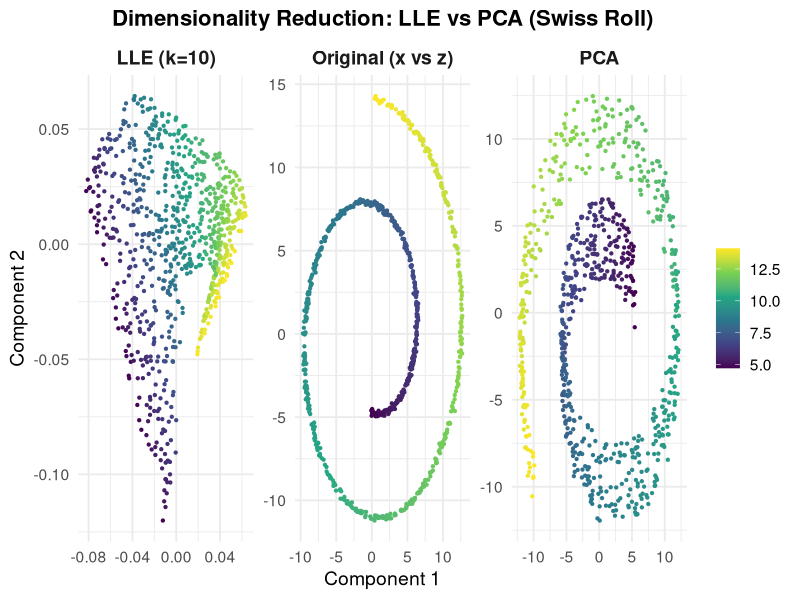

Write the R code that produced this figure.
# ---- Dimensionality Reduction: LLE vs PCA on Swiss Roll (R) ----
# install.packages("ggplot2")  # run once if needed
library(ggplot2)

# ---------------------------
# Generate Swiss Roll data (same generator as lesson)
# ---------------------------
generate_swiss_roll <- function(n_samples = 1500, noise = 0.05, seed = 42) {
  set.seed(seed)
  t <- 1.5 * pi * (1 + 2 * runif(n_samples))
  h <- 21 * runif(n_samples)
  X <- cbind(
    x = t * cos(t) + rnorm(n_samples, sd = noise),
    y = h           + rnorm(n_samples, sd = noise),
    z = t * sin(t) + rnorm(n_samples, sd = noise)
  )
  list(X = X, color = t)  # continuous color, same as lesson
}

# --- Task-specific settings (only differences from lesson) ---
n_samples <- 800
noise <- 0.1
swiss <- generate_swiss_roll(n_samples, noise, seed = 42)
X <- swiss$X
color <- swiss$color

# ---------------------------
# Minimal LLE (same implementation & signature as lesson)
# ---------------------------
lle <- function(X, k = 10, d = 2, reg = 1e-3) {
  X <- as.matrix(X)
  n <- nrow(X)
  D2 <- as.matrix(dist(X))^2

  # k-nearest neighbors (exclude self)
  Nbrs <- t(apply(D2, 1, function(row) order(row)[2:(k + 1)]))

  # Reconstruction weights
  W <- matrix(0, n, n)
  for (i in 1:n) {
    idx <- Nbrs[i, ]
    Xi  <- X[idx, , drop = FALSE]
    xi  <- X[i,  , drop = FALSE]

    Z <- sweep(Xi, 2, xi)
    C <- Z %*% t(Z)
    C <- C + diag(reg * sum(diag(C)), k)  # regularization

    ones <- rep(1, k)
    w <- solve(C, ones)
    w <- w / sum(w)

    W[i, idx] <- w
  }

  # Embedding: bottom non-trivial eigenvectors of M = (I - W)'(I - W)
  I <- diag(n)
  M <- t(I - W) %*% (I - W)
  ev <- eigen(M, symmetric = TRUE)
  ord <- order(ev$values, decreasing = FALSE)
  Y <- ev$vectors[, ord[2:(d + 1)], drop = FALSE]

  list(Y = Y, W = W)
}

# --- Run LLE with task's neighbor count (k = 10) ---
set.seed(42)
lle_fit <- lle(X, k = 10, d = 2)
X_lle <- lle_fit$Y

# ---------------------------
# PCA baseline (same as lesson)
# ---------------------------
pca_fit <- prcomp(X, center = TRUE, scale. = FALSE)
X_pca <- pca_fit$x[, 1:2, drop = FALSE]

# ---------------------------
# Build dataframe for ggplot (same fields & facet layout)
# ---------------------------
df <- rbind(
  data.frame(x = X[,1],      y = X[,3],      color = color, method = "Original (x vs z)"),
  data.frame(x = X_lle[,1],  y = X_lle[,2],  color = color, method = "LLE (k=10)"),
  data.frame(x = X_pca[,1],  y = X_pca[,2],  color = color, method = "PCA")
)

# ---------------------------
# Plot (white background, same theme style as lesson)
# ---------------------------
plot <- ggplot(df, aes(x, y, color = color)) +
  geom_point(size = 0.8) +
  scale_color_viridis_c() +
  facet_wrap(~ method, scales = "free") +
  labs(
    title = "Dimensionality Reduction: LLE vs PCA (Swiss Roll)",
    x = "Component 1", y = "Component 2", color = NULL
  ) +
  theme_minimal(base_size = 14) +
  theme(
    panel.background = element_rect(fill = "white", color = NA),
    plot.background  = element_rect(fill = "white", color = NA),
    strip.background = element_rect(fill = "white", color = NA),
    plot.title       = element_text(face = "bold", size = 16, hjust = 0.5),
    strip.text       = element_text(face = "bold", size = 14)
  )

# ---------------------------
# Reconstruction errors (same formulas as lesson)
# ---------------------------
recon_err_lle <- function(X, W) {
  Xhat <- W %*% X
  sum(rowSums((X - Xhat)^2))
}
lle_reconstruction_error <- recon_err_lle(X, lle_fit$W)

explained <- summary(pca_fit)$importance["Proportion of Variance", 1:2]
pca_reconstruction_error <- 1 - sum(explained)

cat(sprintf("LLE Reconstruction Error: %.4e\n", lle_reconstruction_error))
cat(sprintf("PCA Reconstruction Error: %.4f\n", pca_reconstruction_error))
